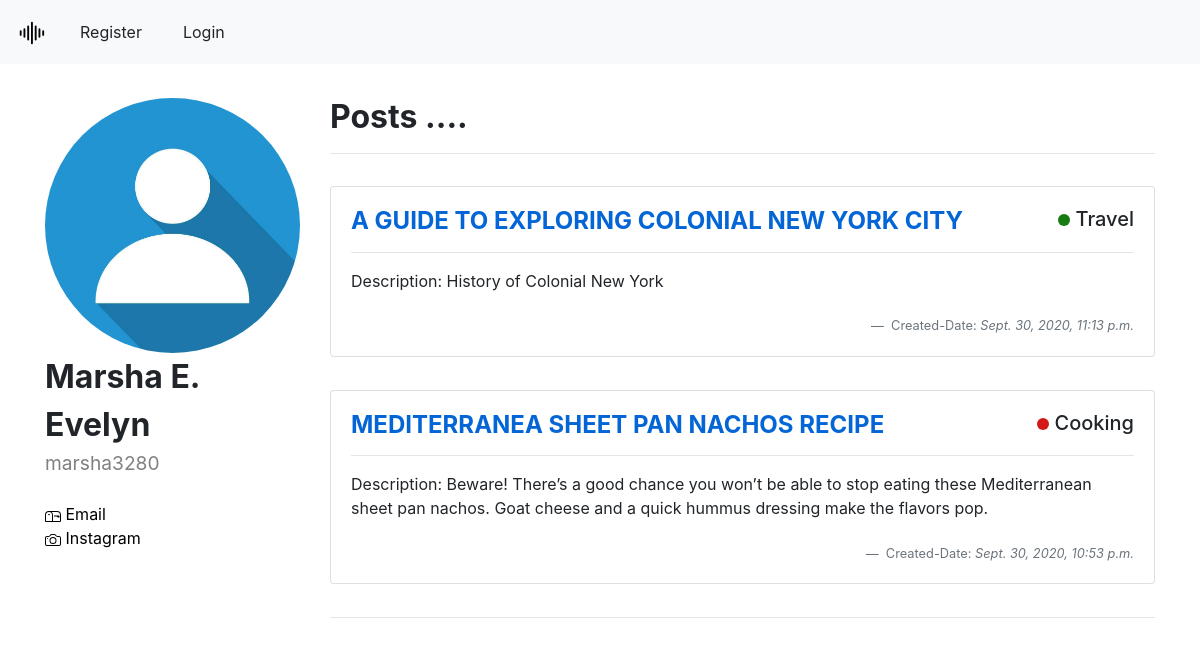
The page /profiledetail/36 on the database its author committed.
### accounts/models.py (models this page shows, shortened)
class UserProfile(models.Model):
    user = models.OneToOneField(User, on_delete = models.CASCADE, related_name = 'users')
    name = models.CharField(blank = True, null = True, max_length = 50)
    email = models.EmailField(blank = True, null = True)
    profile_pic = fields.ImageField(blank = True, null = True, upload_to = 'profilepics/')
    instagram_link = models.CharField(blank = True, null = True, max_length = 50)

### posts/models.py (models this page shows, shortened)
class Post(models.Model):
    class Meta:
        ordering = ["-created_date"]
    author = models.ForeignKey(User, on_delete = models.CASCADE);
    title = models.CharField(max_length = 100)
    body = RichTextField(blank = True, null = True, config_name = "default")
    likes = models.ManyToManyField(User, related_name = 'post_likes')
    dislikes = models.ManyToManyField(User, related_name = 'post_dislikes')
    created_date = models.DateTimeField(default = timezone.now)
    published_date = models.DateTimeField(blank = True, null = True)
    description = models.CharField(max_length = 255, blank = True, null = True)
    category = models.ForeignKey(Category, null = True, blank = True, on_delete = models.CASCADE)

class Category(models.Model):
    category = models.CharField(max_length = 50)
    color = ColorField(default='#FF0000')

### accounts/views.py (the view)
# urls.py: path('profiledetail/<int:pk>', views.DetailProfile.as_view(), name = 'profiledetail'),
class DetailProfile(generic.DetailView):
    model = models.UserProfile
    template_name = 'accounts/profile_detail.html'
    def get_context_data(self, **kwargs):
        profile = get_object_or_404(models.UserProfile, id = self.kwargs['pk'])
        posts = post_model.objects.filter(author = profile.user, published_date__lte = timezone.now()).order_by("-published_date")
        drafts = post_model.objects.filter(author = profile.user, published_date__isnull = True).order_by("-created_date")
        context = super().get_context_data(**kwargs)
        context["posts"] = posts
        context["drafts"] = drafts
        return context

### accounts/templates/accounts/profile_detail.html (shortened to what this page needs)
{% extends 'posts/base.html' %}
{% load static %}
{% load bootstrap4 %}
{% block content %}
<link rel="stylesheet" href="{% static 'css/profiledetail.css' %}">
<div class="container">
    <div class="row">
        <div class="profile col-sm-12 col-md-3 col-lg-3">
            <div class="row">
                <div class="col-3 col-sm-6 col-md-12 col-lg-12">
                    {% if userprofile.profile_pic %}
                    <img src="{{ userprofile.profile_pic.url }}" alt="" class="rounded-circle img-fluid">
                    {% else %}
                    <img src="{% static 'assets/profiledefault/default-profile-picture.jpg' %}" alt="" class="rounded-circle img-fluid">
                    {% endif %}
                </div>
                <div class="col-9 col-sm-6 col-md-12 col-lg-12">
                    <span class = "name">
                        {{ userprofile.name }}
                    </span><br>
                    <span class = "username">
                        {{ userprofile.user.username }}
                    </span>
                    <br><br>
                    <img class="mail" src="{% static 'assets/icons/mailbox.svg'%}">
                    <a class="maillink" href="mailto:{{ userprofile.email }}">
                        Email
                    </a>
                    <br>
                    {% if userprofile.instagram_link %}
                    <img class="insta" src="{% static 'assets/icons/camera.svg'%}">
                    <a class="instalink" href=" {{ userprofile.instagram_link }} ">
                        Instagram
                    </a>
                    {% endif %}
                </div>
            </div>
        </div>
        <div class="userposts col-sm-12 col-md-9 col-lg-9">
            <h1> Posts .... </h1>
            <hr>
            <div class="row">
                {% for post in posts %}
                <div class="col-12 col-sm-12 col-md-12 col-lg-12">
                    <div class="postcard card">
                        <div class="card-body">
                            <h5 class="card-title">
                                <a class="postlinks" href="{% url 'posts:postdetail' pk=post.id %}">
                                    {{ post.title }}
                                </a>
                                <span class = "categoryTag">
                                    <span class="category-color" style="background-color:{{ post.category.color }}">
                                    </span>
                                    {{ post.category.category }}
                                </span>
                            </h5>
                            <hr>
                            <span>
                                Description: {{ post.description }}
                            </span><br>
                            <span class = "dateTag">
                                <footer class="blockquote-footer">
                                    Created-Date: <cite title="Source Title"> {{ post.created_date }} <cite>
                                </footer>
                            </span>
                        </div>
                    </div>
                </div>
                {% endfor %}
            </div>
            <hr>
        </div>
    </div>
</div>
{% endblock %}

### accounts/static/css/profiledetail.css (style rules this page uses)
h1 { font-weight: bold; font-size: xx-large; }
.profile { margin-top: 3%; }
.userposts { margin-top: 3%; }
.name { font-weight: bold; font-size: xx-large; }
.username { color: grey; font-size: larger; margin-top: -8%; }
.maillink ,.instalink { align-self: start; color: black; }
a { color: black; }
.postcard { margin-top: 2%; margin-bottom: 2%; }
.postlinks { color:#0466D6; font-weight: bold; font-size: larger; text-decoration: none; }
.category-color { top: 1px; display: inline-block; width: 12px; height: 12px; border-radius: 50%; }
.categoryTag { float: right; }
.dateTag { float: right; padding-top: 3%; }

### rows shown on the page
UserProfile: name "Marsha E. Evelyn", user.username "marsha3280"
Post: title "A GUIDE TO EXPLORING COLONIAL NEW YORK CITY", category.category "Travel", description "History of Colonial New York", created_date "Sept. 30, 2020, 11:13 p.m."
Post: title "MEDITERRANEA SHEET PAN NACHOS RECIPE", category.category "Cooking", description "Beware! There’s a good chance you won’t be able to stop eating these Mediterranean sheet pan nachos. Goat cheese and a quick hummus dressing make the flavors pop.", created_date "Sept. 30, 2020, 10:53 p.m."
